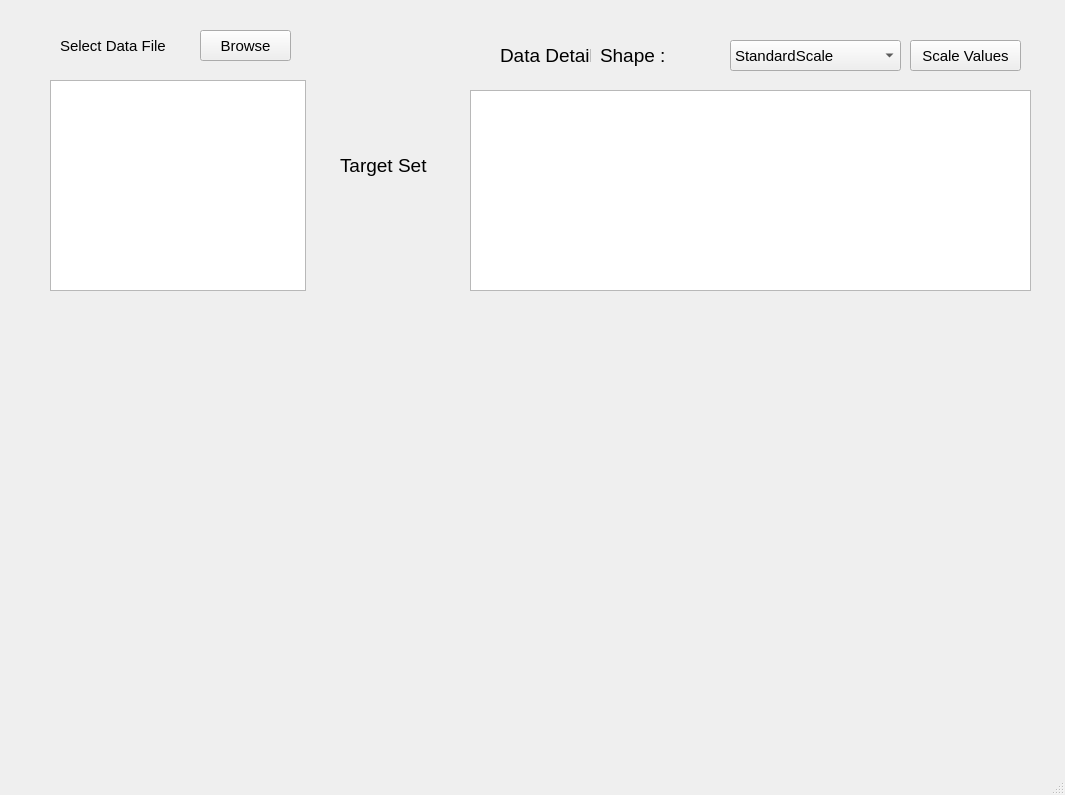
<?xml version="1.0" encoding="UTF-8"?>
<ui version="4.0">
 <class>MainWindow</class>
 <widget class="QMainWindow" name="MainWindow">
  <property name="geometry">
   <rect>
    <x>0</x>
    <y>0</y>
    <width>1065</width>
    <height>795</height>
   </rect>
  </property>
  <property name="font">
   <font>
    <pointsize>11</pointsize>
   </font>
  </property>
  <property name="windowTitle">
   <string>MainWindow</string>
  </property>
  <widget class="QWidget" name="centralwidget">
   <widget class="QLabel" name="label">
    <property name="geometry">
     <rect>
      <x>60</x>
      <y>30</y>
      <width>111</width>
      <height>31</height>
     </rect>
    </property>
    <property name="font">
     <font>
      <pointsize>11</pointsize>
     </font>
    </property>
    <property name="text">
     <string>Select Data File</string>
    </property>
   </widget>
   <widget class="QPushButton" name="Browse">
    <property name="geometry">
     <rect>
      <x>200</x>
      <y>30</y>
      <width>91</width>
      <height>31</height>
     </rect>
    </property>
    <property name="font">
     <font>
      <pointsize>11</pointsize>
     </font>
    </property>
    <property name="text">
     <string>Browse</string>
    </property>
   </widget>
   <widget class="QListWidget" name="column_list">
    <property name="geometry">
     <rect>
      <x>50</x>
      <y>80</y>
      <width>256</width>
      <height>211</height>
     </rect>
    </property>
   </widget>
   <widget class="QLabel" name="label_29">
    <property name="geometry">
     <rect>
      <x>340</x>
      <y>150</y>
      <width>91</width>
      <height>31</height>
     </rect>
    </property>
    <property name="font">
     <font>
      <pointsize>14</pointsize>
     </font>
    </property>
    <property name="text">
     <string>Target Set</string>
    </property>
   </widget>
   <widget class="QLabel" name="label_3">
    <property name="geometry">
     <rect>
      <x>500</x>
      <y>40</y>
      <width>91</width>
      <height>31</height>
     </rect>
    </property>
    <property name="font">
     <font>
      <pointsize>14</pointsize>
     </font>
    </property>
    <property name="text">
     <string>Data Detail</string>
    </property>
   </widget>
   <widget class="QLabel" name="shape">
    <property name="geometry">
     <rect>
      <x>600</x>
      <y>40</y>
      <width>91</width>
      <height>31</height>
     </rect>
    </property>
    <property name="font">
     <font>
      <pointsize>14</pointsize>
     </font>
    </property>
    <property name="text">
     <string>Shape :</string>
    </property>
   </widget>
   <widget class="QComboBox" name="scaler">
    <property name="geometry">
     <rect>
      <x>730</x>
      <y>40</y>
      <width>171</width>
      <height>31</height>
     </rect>
    </property>
    <item>
     <property name="text">
      <string>StandardScale</string>
     </property>
    </item>
    <item>
     <property name="text">
      <string>MinMaxScale</string>
     </property>
    </item>
    <item>
     <property name="text">
      <string>PowerScale</string>
     </property>
    </item>
    <item>
     <property name="text">
      <string/>
     </property>
    </item>
   </widget>
   <widget class="QPushButton" name="scale_btn">
    <property name="geometry">
     <rect>
      <x>910</x>
      <y>40</y>
      <width>111</width>
      <height>31</height>
     </rect>
    </property>
    <property name="font">
     <font>
      <pointsize>11</pointsize>
     </font>
    </property>
    <property name="text">
     <string>Scale Values</string>
    </property>
   </widget>
   <widget class="QTableView" name="tableView">
    <property name="geometry">
     <rect>
      <x>470</x>
      <y>90</y>
      <width>561</width>
      <height>201</height>
     </rect>
    </property>
   </widget>
  </widget>
  <widget class="QMenuBar" name="menubar">
   <property name="geometry">
    <rect>
     <x>0</x>
     <y>0</y>
     <width>1065</width>
     <height>26</height>
    </rect>
   </property>
  </widget>
  <widget class="QStatusBar" name="statusbar"/>
 </widget>
 <resources/>
 <connections/>
</ui>
